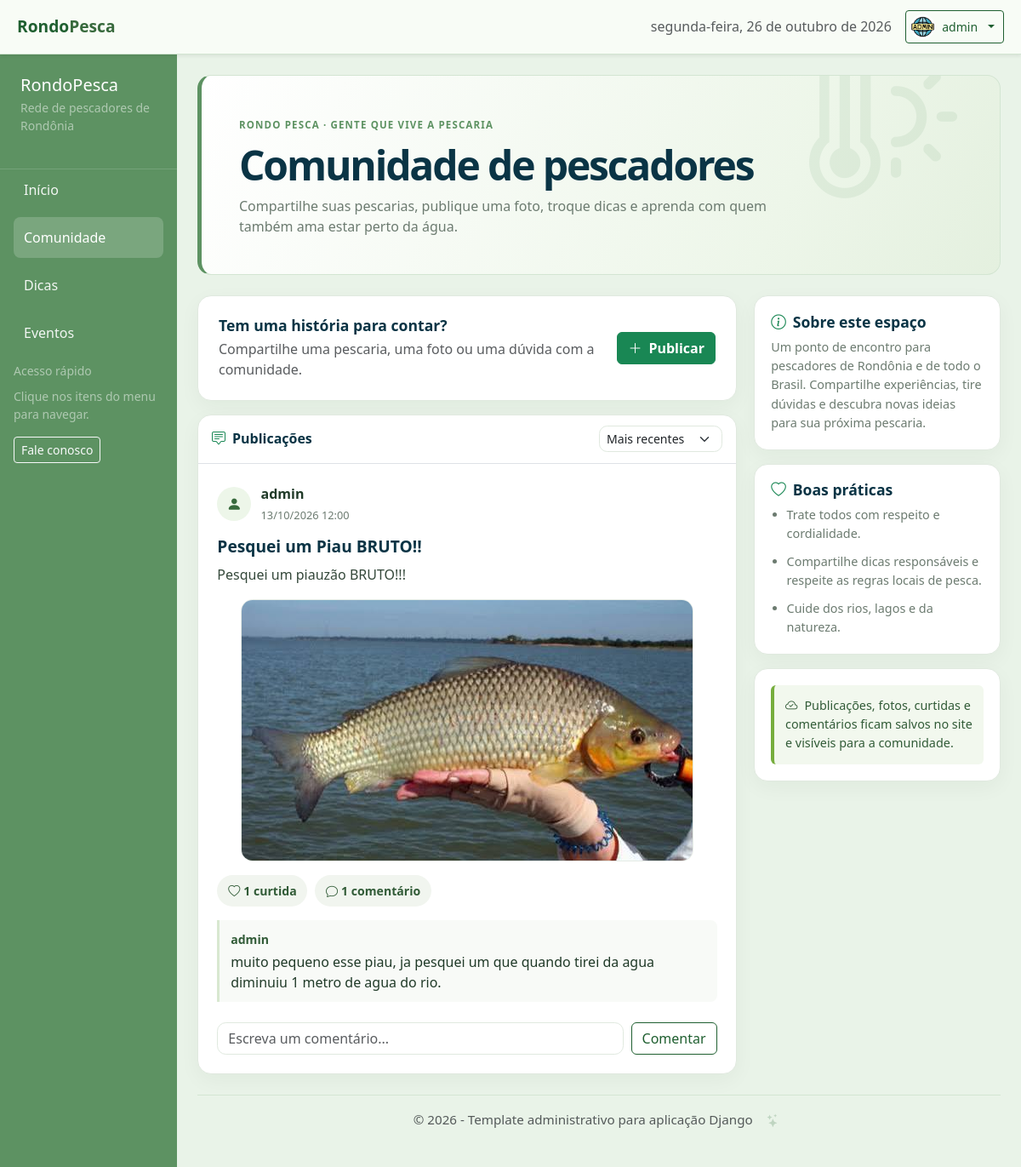
The page /comunidade/ (signed in) on the database its author committed.
### usuarios/models.py (models this page shows, shortened)
class PerfilUsuario(models.Model):
    usuario = models.OneToOneField(
        settings.AUTH_USER_MODEL,
        on_delete=models.CASCADE,
        related_name='perfil_usuario',
    )
    foto = models.ImageField(upload_to='perfis/', blank=True, null=True)

### forum/models.py (models this page shows, shortened)
class Publicacao(models.Model):
    autor = models.ForeignKey(
        settings.AUTH_USER_MODEL,
        on_delete=models.CASCADE,
        related_name='publicacoes_forum',
    )
    titulo = models.CharField(max_length=120, blank=True)
    texto = models.TextField(max_length=2000, blank=True)
    foto = models.FileField(upload_to='forum/publicacoes/%Y/%m/', blank=True)
    criada_em = models.DateTimeField(auto_now_add=True)
    class Meta:
        ordering = ['-criada_em']
        verbose_name = 'Publicação'
        verbose_name_plural = 'Publicações'

class Comentario(models.Model):
    publicacao = models.ForeignKey(
        Publicacao,
        on_delete=models.CASCADE,
        related_name='comentarios',
    )
    autor = models.ForeignKey(
        settings.AUTH_USER_MODEL,
        on_delete=models.CASCADE,
        related_name='comentarios_forum',
    )
    texto = models.CharField(max_length=500)
    criado_em = models.DateTimeField(auto_now_add=True)
    class Meta:
        ordering = ['criado_em']
        verbose_name = 'Comentário'
        verbose_name_plural = 'Comentários'

### forum/views.py (the view)
# urls.py: path('comunidade/', include('forum.urls')),
def comunidade(request):
    publicacoes = Publicacao.objects.select_related('autor').annotate(
        total_curtidas=Count('curtidas'),
    ).prefetch_related(
        Prefetch(
            'comentarios',
            queryset=Comentario.objects.select_related('autor'),
        ),
    )
    if request.user.is_authenticated:
        publicacoes = publicacoes.annotate(
            curtida_usuario=Exists(
                Curtida.objects.filter(
                    publicacao=OuterRef('pk'),
                    usuario=request.user,
                ),
            ),
        )
    else:
        publicacoes = publicacoes.annotate(
            curtida_usuario=Value(False, output_field=BooleanField()),
        )
    if request.GET.get('ordenar') == 'popular':
        publicacoes = publicacoes.order_by('-total_curtidas', '-criada_em')
    return render(request, 'comunidade.html', {
        'publicacoes': publicacoes,
        'ordenacao': request.GET.get('ordenar', 'recentes'),
        'comentario_form': ComentarioForm(),
    })

### forum/forms.py (shortened to what this page needs)
class ComentarioForm(forms.ModelForm):
    class Meta:
        model = Comentario
        fields = ['texto']
        widgets = {
            'texto': forms.TextInput(attrs={
                'class': 'form-control',
                'maxlength': 500,
                'placeholder': 'Escreva um comentário...',
                'aria-label': 'Escreva um comentário',
            }),
        }

### forum/templates/comunidade.html (shortened to what this page needs)
{% extends "base.html" %}
{% block content %}
<div class="community-page">
    <section class="community-hero mb-4">
        <span class="community-kicker">RONDO PESCA · GENTE QUE VIVE A PESCARIA</span>
        <h1 class="mt-2 mb-2">Comunidade de pescadores</h1>
        <p class="mb-0">Compartilhe suas pescarias, publique uma foto, troque dicas e aprenda com quem também ama estar perto da água.</p>
    </section>
    <div class="community-layout">
        <div class="community-main">
            <section class="community-publish-prompt community-card">
                <div>
                    <h2 class="mb-1">Tem uma história para contar?</h2>
                    <p class="text-muted mb-0">Compartilhe uma pescaria, uma foto ou uma dúvida com a comunidade.</p>
                </div>
                <a class="btn btn-success community-publish-button" href="{% url 'publicar' %}">
                    <i class="bi bi-plus-lg me-2" aria-hidden="true"></i>Publicar
                </a>
            </section>
            <section class="community-card" aria-labelledby="feed-title">
                <div class="community-feed-toolbar border-bottom">
                    <h2 id="feed-title"><i class="bi bi-chat-square-text me-2 text-success" aria-hidden="true"></i>Publicações</h2>
                    <form method="get">
                        <select id="feed-sort" name="ordenar" class="form-select form-select-sm" onchange="this.form.submit()">
                            <option value="recentes" {% if ordenacao != 'popular' %}selected{% endif %}>Mais recentes</option>
                        </select>
                    </form>
                </div>
                {% for publicacao in publicacoes %}
                <article id="publicacao-{{ publicacao.pk }}" class="community-post">
                    <header class="community-post-header">
                        <span class="community-avatar"><i class="bi bi-person-fill" aria-hidden="true"></i></span>
                        <div>
                            <div class="community-post-author">{{ publicacao.autor.get_full_name|default:publicacao.autor.username }}</div>
                            <time class="community-post-time" datetime="{{ publicacao.criada_em|date:'c' }}">{{ publicacao.criada_em|date:"d/m/Y H:i" }}</time>
                        </div>
                    </header>
                    {% if publicacao.titulo %}
                    <h3 class="community-post-title">{{ publicacao.titulo }}</h3>
                    {% endif %}
                    {% if publicacao.texto %}
                    <p class="community-post-text">{{ publicacao.texto }}</p>
                    {% endif %}
                    {% if publicacao.foto %}
                    <img class="community-post-image" src="{{ publicacao.foto.url }}" alt="{% if publicacao.titulo %}Foto da publicação: {{ publicacao.titulo }}{% else %}Foto compartilhada na comunidade{% endif %}">
                    {% endif %}
                    <div class="community-post-actions">
                        {% if request.user.is_authenticated %}
                        <form method="post" action="{% url 'curtir' publicacao.pk %}">
                            <button class="community-action{% if publicacao.curtida_usuario %} is-liked{% endif %}" type="submit" aria-pressed="{{ publicacao.curtida_usuario|yesno:'true,false' }}">
                                <i class="bi {% if publicacao.curtida_usuario %}bi-heart-fill{% else %}bi-heart{% endif %} me-1" aria-hidden="true"></i>{{ publicacao.total_curtidas }} curtida{{ publicacao.total_curtidas|pluralize:"s" }}
                            </button>
                        </form>
                        {% else %}
                        <a class="community-action text-decoration-none" href="{% url 'login' %}?next={{ request.get_full_path|urlencode }}">
                            <i class="bi bi-heart me-1" aria-hidden="true"></i>{{ publicacao.total_curtidas }} curtida{{ publicacao.total_curtidas|pluralize:"s" }}
                        </a>
                        {% endif %}
                        <span class="community-action"><i class="bi bi-chat me-1" aria-hidden="true"></i>{{ publicacao.comentarios.all|length }} comentário{{ publicacao.comentarios.all|length|pluralize:"s" }}</span>
                    </div>
                    <div class="community-comments">
                        {% for comentario in publicacao.comentarios.all %}
                        <div class="community-comment">
                            <strong>{{ comentario.autor.get_full_name|default:comentario.autor.username }}</strong>
                            <p>{{ comentario.texto }}</p>
                        </div>
                        {% endfor %}
                        {% if request.user.is_authenticated %}
                        <form class="community-comment-form" method="post" action="{% url 'comentar' publicacao.pk %}">
                            {{ comentario_form.texto }}
                            <button class="btn btn-outline-success" type="submit">Comentar</button>
                        </form>
                        {% else %}
                        <a class="small link-success" href="{% url 'login' %}?next={{ request.get_full_path|urlencode }}">Entre para comentar</a>
                        {% endif %}
                    </div>
                </article>
                {% empty %}
                <div class="community-empty">
                    <i class="bi bi-water" aria-hidden="true"></i>
                    <h3>O primeiro post pode ser o seu!</h3>
                    <p>Ainda não há publicações. Compartilhe uma história, uma foto ou uma dúvida de pescaria para começar a conversa.</p>
                </div>
                {% endfor %}
            </section>
        </div>
        <aside class="community-aside" aria-label="Informações da comunidade">
            <section class="community-card community-aside-card">
                <h2><i class="bi bi-info-circle me-2 text-success" aria-hidden="true"></i>Sobre este espaço</h2>
                <p class="mb-0">Um ponto de encontro para pescadores de Rondônia e de todo o Brasil. Compartilhe experiências, tire dúvidas e descubra novas ideias para sua próxima pescaria.</p>
            </section>
            <section class="community-card community-aside-card">
                <h2><i class="bi bi-heart me-2 text-success" aria-hidden="true"></i>Boas práticas</h2>
                <ul>
                    <li>Trate todos com respeito e cordialidade.</li>
                    <li>Compartilhe dicas responsáveis e respeite as regras locais de pesca.</li>
                    <li>Cuide dos rios, lagos e da natureza.</li>
                </ul>
            </section>
            <section class="community-card community-aside-card">
                <p class="community-aside-highlight rounded mb-0"><i class="bi bi-cloud-check me-2" aria-hidden="true"></i>Publicações, fotos, curtidas e comentários ficam salvos no site e visíveis para a comunidade.</p>
            </section>
        </aside>
    </div>
</div>
{% endblock %}

### templates/base.html (shortened to what this page needs)
{% load static %}
<!DOCTYPE html>
<html lang="pt-br">
<head>
    <link href="https://cdn.jsdelivr.net/npm/bootstrap@5.3.8/dist/css/bootstrap.min.css" rel="stylesheet"
>
    <link rel="stylesheet" href="https://cdn.jsdelivr.net/npm/bootstrap-icons@1.11.3/font/bootstrap-icons.min.css">
    <link rel="stylesheet" href="{% static 'css/base/base.css' %}?v=20261019-profile-menu">
</head>
<body>
    <div class="admin-layout">
        <header class="admin-header shadow-sm">
            <div class="header-left d-flex align-items-center gap-3">
                <a class="brand text-decoration-none" href="{% url 'home' %}">Rondo<span>Pesca</span></a>
            </div>
            <div class="header-right d-flex align-items-center gap-3">
                <div class="d-none d-md-block text-muted" id="currentDate"></div>
                {% if request.user.is_authenticated %}
                <div class="dropdown">
                    <button class="header-profile-toggle btn btn-outline-success btn-sm dropdown-toggle" type="button"
                        data-bs-toggle="dropdown" aria-expanded="false" aria-label="Menu de {{ request.user.get_full_name|default:request.user.username }}">
                        {% if request.user.perfil_usuario.foto %}
                            <img class="header-profile-avatar" src="{{ request.user.perfil_usuario.foto.url }}" alt="">
                        {% else %}
                            <i class="bi bi-person-circle header-profile-avatar-placeholder" aria-hidden="true"></i>
                        {% endif %}
                        <span>{{ request.user.get_full_name|default:request.user.username }}</span>
                    </button>
                </div>
                {% else %}
                <a class="btn btn-outline-success btn-sm" href="{% url 'login' %}">Entrar</a>
                {% endif %}
            </div>
        </header>
        <div class="admin-body d-flex">
            {% if request.user.is_authenticated %}
            <nav id="sidebarMenu" class="collapse d-lg-block sidebar bg-soft-green text-white">
                <div class="sidebar-header p-4">
                    <h5 class="mb-1">RondoPesca</h5>
                    <p class="small text-white-50">Rede de pescadores de Rondônia</p>
                </div>
                <ul class="nav flex-column px-3">
                    <li class="nav-item mb-2"><a href="{% url 'inicio' %}" class="nav-link {% if request.resolver_match.url_name == 'inicio' %}active{% endif %}">Início</a></li>
                    <li class="nav-item mb-2"><a href="{% url 'comunidade' %}" class="nav-link {% if request.resolver_match.url_name == 'comunidade' %}active{% endif %}">Comunidade</a></li>
                    <li class="nav-item mb-2"><a href="{% url 'dicas' %}" class="nav-link {% if request.resolver_match.url_name == 'dicas' %}active{% endif %}">Dicas</a></li>
                    <li class="nav-item mb-2"><a href="{% url 'eventos' %}" class="nav-link ">Eventos</a></li>
                </ul>
                <div class="sidebar-footer px-3 mt-auto pb-4">
                    <small class="text-white-50">Acesso rápido</small>
                    <p class="small mt-2 text-white-50 mb-0">Clique nos itens do menu para navegar.</p>
                    <a href="{% url 'contato' %}" class="btn btn-outline-light btn-sm mt-3">Fale conosco</a>
                </div>
            </nav>
            {% endif %}
            <main class="content flex-fill p-4">
                {% block content %}{% endblock %}
                <footer class="admin-footer text-center mt-4 py-3 text-muted">
                    © 2026 - Template administrativo para aplicação Django
                    <a class="secret-surprise-button" href="{% url 'surpresa' %}"
                        aria-label="Abrir surpresa" title="Surpresa">
                        <i class="bi bi-stars" aria-hidden="true"></i>
                    </a>
                </footer>
            </main>
        </div>
    </div>
</body>
</html>

### rows shown on the page
Publicacao: autor.get_full_name "admin", criada_em "13/10/2026 12:00", titulo "Pesquei um Piau BRUTO!!", texto "Pesquei um piauzão BRUTO!!!", foto (picture), total_curtidas "1", comentarios.all|length "1"
Comentario: autor.get_full_name "admin", texto "muito pequeno esse piau, ja pesquei um que quando tirei da agua diminuiu 1 metro de agua do rio."

### other values the page prints
{{ request.user.get_full_name|default:request.user.username }} "admin"
